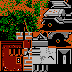

Rendered tile map (Tiled .tmx) drawn with the repository's tilesets; below, a short description and the full map source, tile grids included:
An orthogonal 9x9 tile map with 8x8 px tiles, 1 tile layer (Capa de patrones 1).

<map version="1.10" tiledversion="1.11.2" orientation="orthogonal" renderorder="right-down" width="9" height="9" tilewidth="8" tileheight="8" infinite="0" nextlayerid="2" nextobjectid="1">
 <tileset firstgid="1" source="NES - Metal Gear - Maps - Jungle (Part II).tsx" />
 <layer id="1" name="Capa de patrones 1" width="9" height="9">
  <data encoding="csv">
7501,7597,7690,8375,8971,8663,1049,1050,1051,
7599,9040,8852,7886,9067,1045,1046,1047,1048,
8738,8836,8838,7781,7461,1141,1142,1143,1144,
8262,8261,8164,7877,6887,1237,1238,1239,1240,
6021,7365,5732,4501,857,860,1145,1146,1147,
77,79,80,176,3927,3929,1241,1242,1243,
173,174,175,172,4298,4203,4214,3925,3916,
269,270,272,268,4218,4022,4023,4117,4204,
365,366,368,364,4502,4503,0,0,0
</data>
 </layer>
</map>
